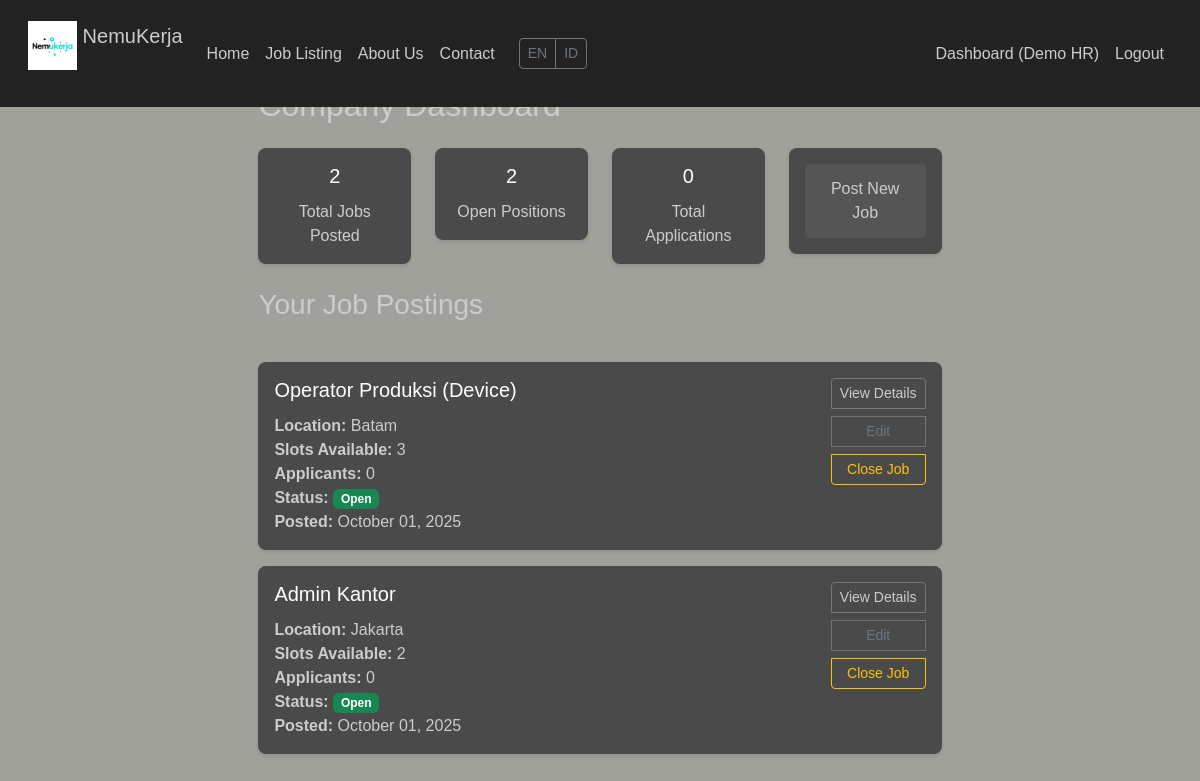
Page /dashboard (signed in) on the earlier database version.
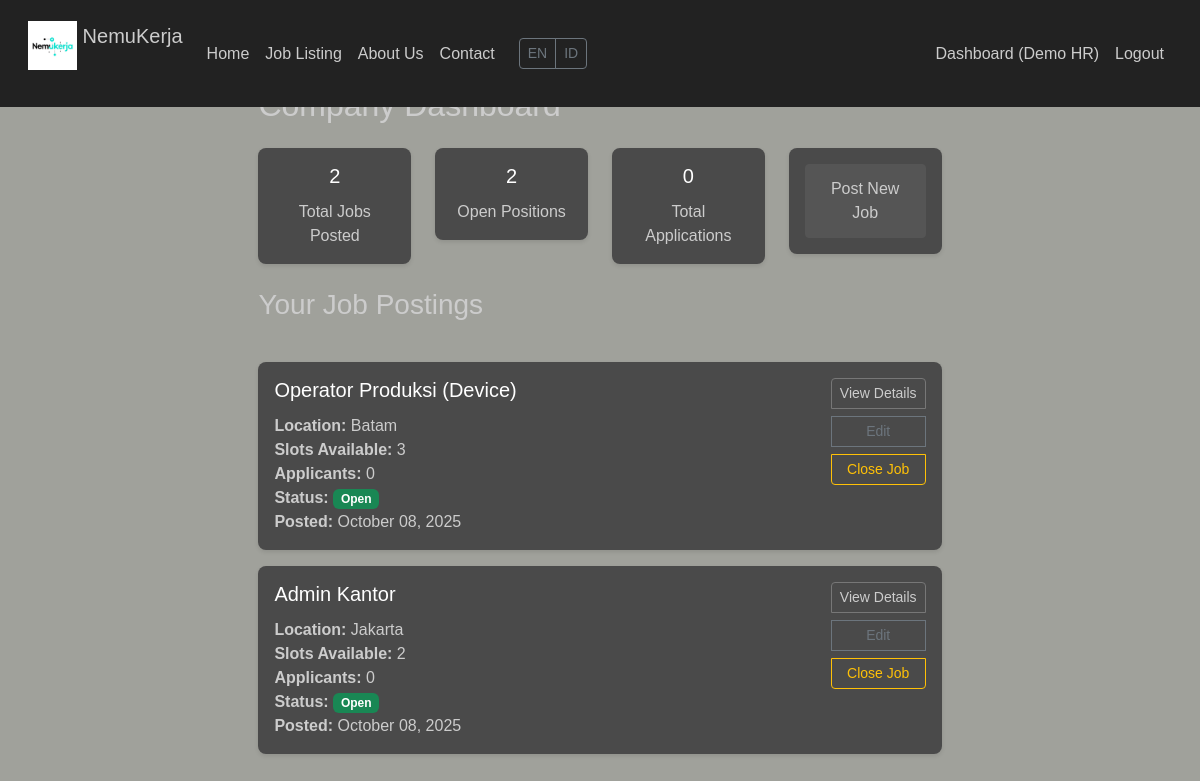
Same page on the later database version.
### models.py (models this page shows)
class Job(db.Model):
    __tablename__ = 'job'
    __table_args__ = {'extend_existing': True}
    id = db.Column(db.Integer, primary_key=True)
    title = db.Column(db.String(100), nullable=False)
    location = db.Column(db.String(100), nullable=False)
    description = db.Column(db.Text, nullable=False)
    slots = db.Column(db.Integer, nullable=False)
    is_open = db.Column(db.Boolean, default=True)
    company_id = db.Column(db.Integer, db.ForeignKey('company.id'), nullable=False)
    created_at = db.Column(db.DateTime, default=datetime.utcnow)
    applications = db.relationship('Application', backref='job', lazy=True)

### app.py (the view)
    @app.route('/dashboard')
    def dashboard():
        if current_user.is_authenticated:
            if current_user.role == 'company':
                co = Company.query.filter_by(user_id=current_user.id).first()
                if not co:
                    flash('Please complete your company profile first.', 'warning')
                    return redirect(url_for('company_profile'))
                jobs = co.jobs if co else []
                total_jobs = len(jobs)
                open_jobs = len([job for job in jobs if job.is_open])
                total_applications = sum(len(job.applications) for job in jobs)
                recent_applications = Application.query.join(Job).filter(Job.company_id == co.id).order_by(Application.applied_at.desc()).limit(5).all()
                return render_template('dashboard_company.html',
                                    jobs=jobs,
                                    company=co,
                                    total_jobs=total_jobs,
                                    open_jobs=open_jobs,
                                    total_applications=total_applications,
                                    recent_applications=recent_applications)
            elif current_user.role == 'admin':
                return redirect(url_for('admin_dashboard'))
            else:
                jobs = Job.query.filter_by(is_open=True).order_by(Job.created_at.desc()).all()
                return render_template('dashboard_user.html', jobs=jobs, guest=False)
        else:
            jobs = Job.query.filter_by(is_open=True).order_by(Job.created_at.desc()).all()
            return render_template('dashboard_user.html', jobs=jobs, guest=True)

### templates/dashboard_company.html (shortened to what this page needs)
{% extends "base.html" %}
{% block content %}
    <h2>Company Dashboard</h2>
    <div class="row mb-4">
        <div class="col-md-3">
            <div class="card text-center">
                <div class="card-body">
                    <h5 class="card-title">{{ total_jobs }}</h5>
                    <p class="card-text">Total Jobs Posted</p>
                </div>
            </div>
        </div>
        <div class="col-md-3">
            <div class="card text-center">
                <div class="card-body">
                    <h5 class="card-title">{{ open_jobs }}</h5>
                    <p class="card-text">Open Positions</p>
                </div>
            </div>
        </div>
        <div class="col-md-3">
            <div class="card text-center">
                <div class="card-body">
                    <h5 class="card-title">{{ total_applications }}</h5>
                    <p class="card-text">Total Applications</p>
                </div>
            </div>
        </div>
        <div class="col-md-3">
            <div class="card text-center">
                <div class="card-body">
                    <a href="{{ url_for('add_job') }}" class="btn btn-primary">Post New Job</a>
                </div>
            </div>
        </div>
    </div>
    <div class="d-flex justify-content-between align-items-center mb-3">
        <h3>Your Job Postings</h3>
    </div>
    {% if jobs %}
        <div class="job-list">
            {% for job in jobs %}
                <div class="card mb-3">
                    <div class="card-body">
                        <div class="d-flex justify-content-between align-items-start">
                            <div class="flex-grow-1">
                                <h5 class="card-title">{{ job.title }}</h5>
                                <p class="card-text">
                                    <strong>Location:</strong> {{ job.location }}<br>
                                    <strong>Slots Available:</strong> {{ job.slots }}<br>
                                    <strong>Applicants:</strong> {{ job.applications|length }}<br>
                                    <strong>Status:</strong>
                                    <span class="badge {% if job.is_open %}bg-success{% else %}bg-secondary{% endif %}">
                                        {{ 'Open' if job.is_open else 'Closed' }}
                                    </span><br>
                                    <strong>Posted:</strong> {{ job.created_at.strftime('%B %d, %Y') if job.created_at else 'N/A' }}
                                </p>
                            </div>
                            <div class="btn-group-vertical ms-3">
                                <button type="button" class="btn btn-outline-primary btn-sm mb-2"
                                        onclick="showJobDetail('{{ job.id }}')">
                                    View Details
                                </button>
                                <a href="{{ url_for('edit_job', job_id=job.id) }}" class="btn btn-outline-secondary btn-sm mb-2">Edit</a>
                                {% if job.is_open %}
                                    <a href="{{ url_for('close_job', job_id=job.id) }}" class="btn btn-outline-warning btn-sm mb-2"
                                       onclick="return confirm('Are you sure you want to close this job?')">Close Job</a>
                                {% else %}
                                    <a href="{{ url_for('open_job', job_id=job.id) }}" class="btn btn-outline-success btn-sm mb-2"
                                       onclick="return confirm('Are you sure you want to reopen this job?')">Reopen Job</a>
                                {% endif %}
                            </div>
                        </div>
                    </div>
                </div>
            {% endfor %}
        </div>
    {% endif %}
{% endblock %}

Differences in the rows shown:
changed Job "Operator Produksi (Device)": created_at "October 01, 2025" → "October 08, 2025"
changed Job "Admin Kantor": created_at "October 01, 2025" → "October 08, 2025"
